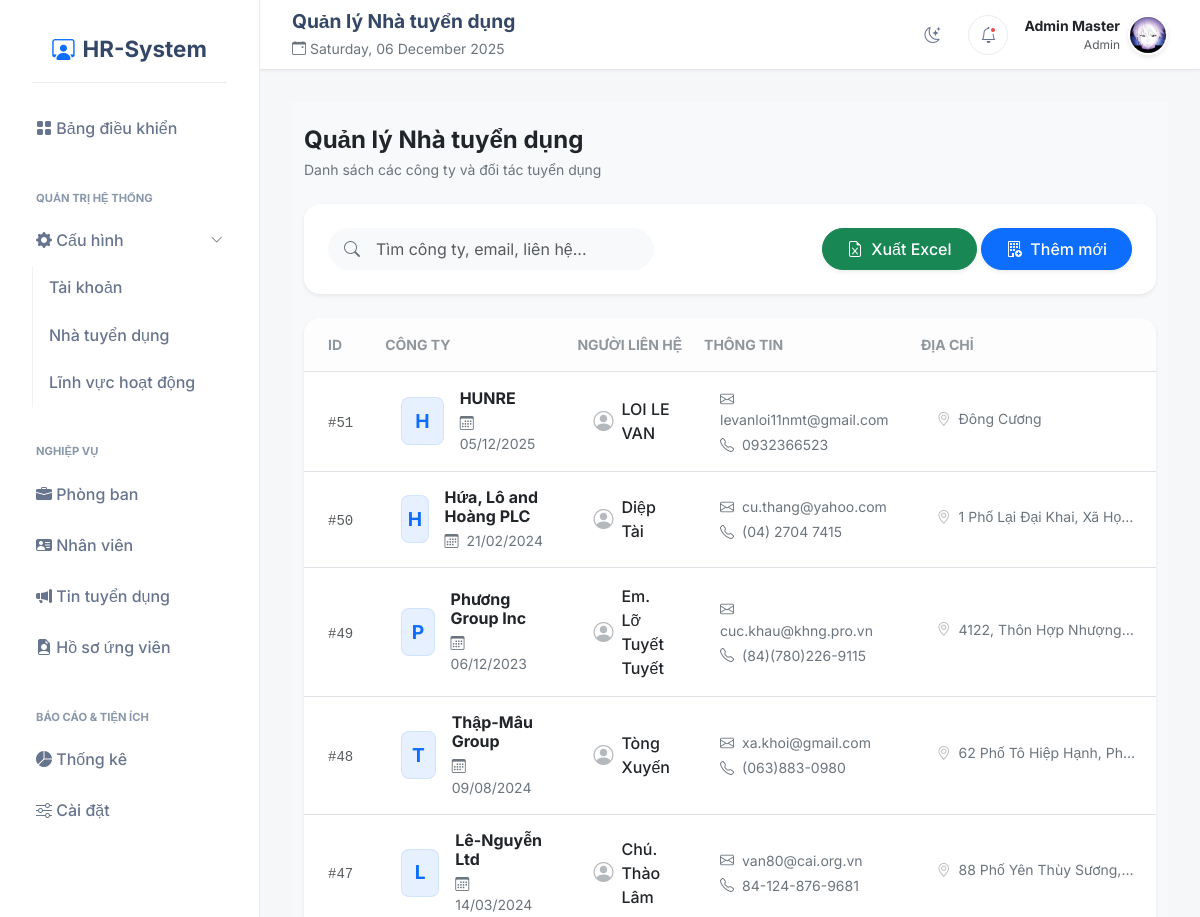
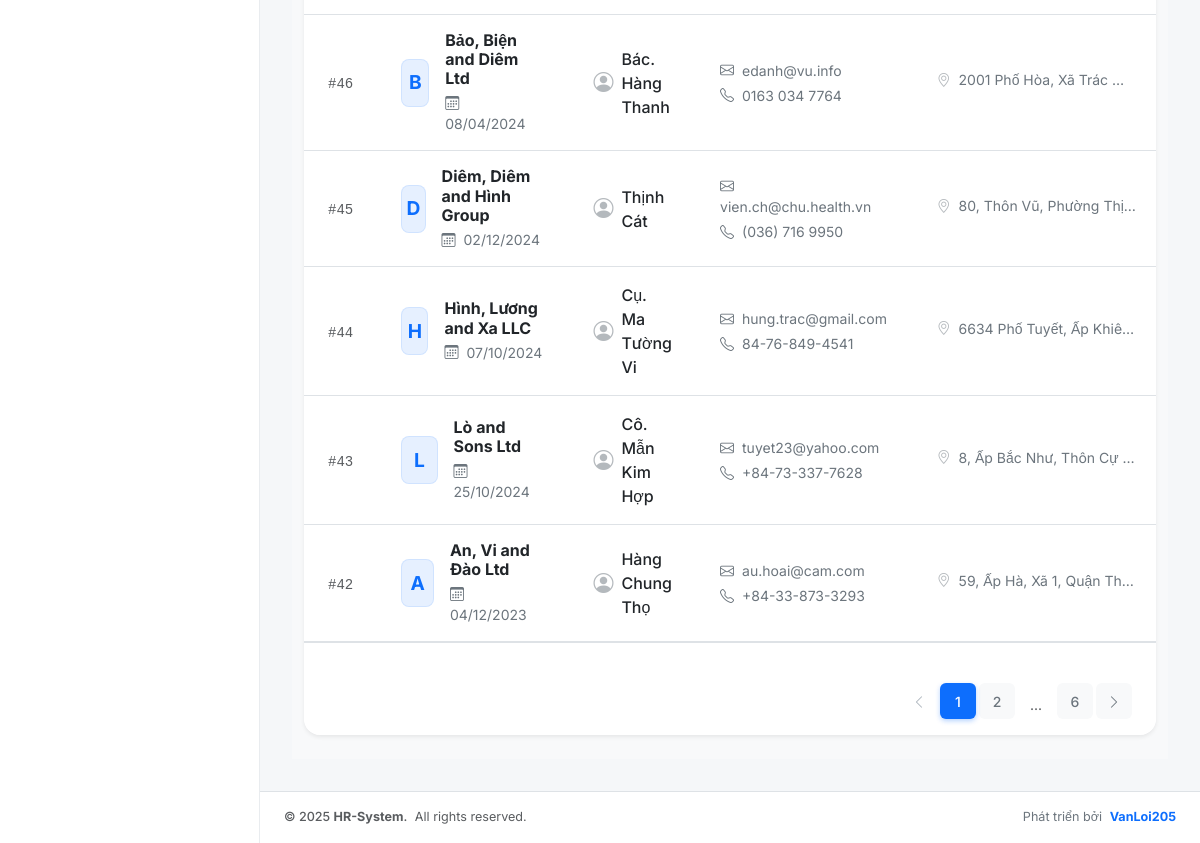
The app's page /public/recruiters (signed in) with its own data (2 pictures, top to bottom).
### tables this page shows
CREATE TABLE `recruiters` (
  `id` int unsigned NOT NULL AUTO_INCREMENT,
  `company_name` varchar(255) NOT NULL,
  `contact_person` varchar(100) DEFAULT NULL,
  `email` varchar(100) DEFAULT NULL,
  `phone` varchar(20) DEFAULT NULL,
  `address` text,
  `created_at` timestamp NOT NULL DEFAULT CURRENT_TIMESTAMP,
  `status` tinyint DEFAULT '1',
  PRIMARY KEY (`id`)
);

### views/recruiters/index.view.php (the view, shortened to what the rows shown need)
<div class="container-fluid py-4 bg-light">
    <div class="row align-items-center mb-4">
        <div class="col-md-6">
            <h4 class="fw-bold text-dark mb-1">Quản lý Nhà tuyển dụng</h4>
            <p class="text-secondary small mb-0">Danh sách các công ty và đối tác tuyển dụng</p>
        </div>
    </div>
    <div class="card border-0 shadow-sm rounded-4 mb-4">
        <div class="card-body p-4">
            <div class="row g-3 align-items-center justify-content-between">
                <div class="col-md-6 col-lg-5">
                    <form action="<?php echo BASE_URL; ?>/recruiters" method="GET" class="position-relative">
                        <i class="bi bi-search position-absolute top-50 start-0 translate-middle-y ms-3 text-secondary"></i>
                        <input type="text"
                               name="keyword"
                               class="form-control form-control-lg ps-5 rounded-pill bg-light border-0 fs-6"
                               placeholder="Tìm công ty, email, liên hệ..."
                               value="<?php echo isset($keyword) ? e($keyword) : '' ?>">
                    </form>
                </div>
                <div class="col-md-6 col-lg-7 text-md-end">
                    <a href="<?php echo BASE_URL; ?>/recruiters/export-excel?keyword=<?php echo e($keyword ?? ''); ?>"
                           class="btn btn-success rounded-pill px-4 py-2 fw-medium shadow-sm">
                            <i class="bi bi-file-earmark-excel me-1"></i> Xuất Excel
                        </a>
                    <a href="<?php echo BASE_URL; ?>/recruiters/create" class="btn btn-primary rounded-pill px-4 py-2 fw-medium shadow-sm">
                        <i class="bi bi-building-add me-1"></i> Thêm mới
                    </a>
                </div>
            </div>
        </div>
    </div>
    <div class="card border-0 shadow-sm rounded-4 overflow-hidden">
        <div class="card-body p-0">
            <div class="table-responsive">
                <table class="table table-hover align-middle mb-0 custom-table">
                    <thead class="bg-light border-bottom">
                        <tr>
                            <th class="ps-4 py-3 text-secondary text-uppercase fw-bold small opacity-75" style="width: 50px;">ID</th>
                            <th class="py-3 text-secondary text-uppercase fw-bold small opacity-75">Công ty</th>
                            <th class="py-3 text-secondary text-uppercase fw-bold small opacity-75">Người liên hệ</th>
                            <th class="py-3 text-secondary text-uppercase fw-bold small opacity-75">Thông tin</th>
                            <th class="py-3 text-secondary text-uppercase fw-bold small opacity-75">Địa chỉ</th>
                        </tr>
                    </thead>
                    <tbody>
                        <?php if (!empty($recruiters)): ?>
                            <?php foreach ($recruiters as $recruiter): ?>
                                <tr>
                                    <td class="ps-4 py-3">
                                        <span class="text-muted small fw-medium font-monospace">#<?php echo e($recruiter['id']); ?></span>
                                    </td>
                                    <td class="py-3">
                                        <div class="d-flex align-items-center">
                                            <?php if (!empty($recruiter['logo']) && file_exists(BASE_PATH . 'public/uploads/logos/' . $recruiter['logo'])): ?>
                                                <img src="<?php echo BASE_URL . '/uploads/logos/' . $recruiter['logo']; ?>"
                                                     class="rounded-3 me-3 border shadow-sm object-fit-contain bg-white"
                                                     width="48" height="48" alt="Logo">
                                            <?php else: ?>
                                                <div class="rounded-3 bg-primary bg-opacity-10 text-primary d-flex align-items-center justify-content-center me-3 fw-bold border border-primary border-opacity-10"
                                                     style="width: 48px; height: 48px; font-size: 1.2rem;">
                                                    <?php echo strtoupper(substr($recruiter['company_name'], 0, 1)); ?>
                                                </div>
                                            <?php endif; ?>
                                            <div>
                                                <h6 class="mb-0 text-dark fw-bold"><?php echo e($recruiter['company_name']); ?></h6>
                                                <span class="text-secondary small d-block mt-1">
                                                    <i class="bi bi-calendar3 me-1"></i>
                                                    <?php echo date('d/m/Y', strtotime($recruiter['created_at'])); ?>
                                                </span>
                                            </div>
                                        </div>
                                    </td>
                                    <td>
                                        <div class="d-flex align-items-center">
                                            <i class="bi bi-person-circle text-secondary me-2 fs-5 opacity-50"></i>
                                            <span class="fw-medium text-dark"><?php echo e($recruiter['contact_person']); ?></span>
                                        </div>
                                    </td>
                                    <td>
                                        <div class="d-flex flex-column gap-1">
                                            <a href="mailto:<?php echo e($recruiter['email']); ?>" class="text-decoration-none text-secondary small hover-primary">
                                                <i class="bi bi-envelope me-2"></i><?php echo e($recruiter['email']); ?>
                                            </a>
                                            <a href="tel:<?php echo e($recruiter['phone']); ?>" class="text-decoration-none text-secondary small hover-primary">
                                                <i class="bi bi-telephone me-2"></i><?php echo e($recruiter['phone']); ?>
                                            </a>
                                        </div>
                                    </td>
                                    <td>
                                        <span class="text-secondary small d-inline-block text-truncate" style="max-width: 200px;" title="<?php echo e($recruiter['address']); ?>">
                                            <i class="bi bi-geo-alt me-1 opacity-50"></i>
                                            <?php echo e($recruiter['address']); ?>
                                        </span>
                                    </td>
                                </tr>
                            <?php endforeach; ?>
                        <?php endif; ?>
                    </tbody>
                </table>
            </div>
            <div class="px-4 py-3 border-top bg-white rounded-bottom-4">
                <?php require BASE_PATH . 'views/partials/pagination.view.php'; ?>
            </div>
        </div>
    </div>
</div>

### src/Core/Router.php (shortened to what the rows shown need)
<?php
class Router
{
    protected array $routes = [];
    public function add(string $method, string $uri, string $controller): void
    {
        $this->routes[] = [
            'method' => $method,
            'uri' => $uri,
            'controller' => $controller,
        ];
    }
    public function dispatch(string $uri, string $method): void
    {
        foreach ($this->routes as $route) {
            if ($route['uri'] === $uri && $route['method'] === strtoupper($method)) {
                list($controller, $action) = explode('@', $route['controller']);
                $controllerInstance = new $controllerClass();
                $controllerInstance->{$action}();
                return;
            }
        }
        throw new RouteNotFoundException("No route found for URI: $uri");
    }
}

### records on screen
recruiters: id "51", company_name "H", company_name "HUNRE", created_at "05/12/2025", contact_person "LOI LE VAN", email "levanloi11nmt@gmail.com", phone "0932366523", address "Đông Cương"
recruiters: id "50", company_name "H", company_name "Hứa, Lô and Hoàng PLC", created_at "21/02/2024", contact_person "Diệp Tài", email "cu.thang@yahoo.com", phone "(04) 2704 7415", address "1 Phố Lại Đại Khai, Xã Họ…"
recruiters: id "49", company_name "P", company_name "Phương Group Inc", created_at "06/12/2023", contact_person "Em. Lỡ Tuyết Tuyết", email "cuc.khau@khng.pro.vn", phone "(84)(780)226-9115", address "4122, Thôn Hợp Nhượng…"
recruiters: id "48", company_name "T", company_name "Thập-Mâu Group", created_at "09/08/2024", contact_person "Tòng Xuyến", email "xa.khoi@gmail.com", phone "(063)883-0980", address "62 Phố Tô Hiệp Hạnh, Ph…"
recruiters: id "47", company_name "L", company_name "Lê-Nguyễn Ltd", created_at "14/03/2024", contact_person "Chú. Thào Lâm", email "van80@cai.org.vn", phone "84-124-876-9681", address "88 Phố Yên Thùy Sương,…"
recruiters: id "46", company_name "B", company_name "Bảo, Biện and Diêm Ltd", created_at "08/04/2024", contact_person "Bác. Hàng Thanh", email "edanh@vu.info", phone "0163 034 7764", address "2001 Phố Hòa, Xã Trác…"
recruiters: id "45", company_name "D", company_name "Diêm, Diêm and Hình Group", created_at "02/12/2024", contact_person "Thịnh Cát", email "vien.ch@chu.health.vn", phone "(036) 716 9950", address "80, Thôn Vũ, Phường Thị…"
recruiters: id "44", company_name "H", company_name "Hình, Lương and Xa LLC", created_at "07/10/2024", contact_person "Cụ. Ma Tường Vi", email "hung.trac@gmail.com", phone "84-76-849-4541", address "6634 Phố Tuyết, Ấp Khiê…"
recruiters: id "43", company_name "L", company_name "Lò and Sons Ltd", created_at "25/10/2024", contact_person "Cô. Mẫn Kim Hợp", email "tuyet23@yahoo.com", phone "+84-73-337-7628", address "8, Ấp Bắc Như, Thôn Cự…"
recruiters: id "42", company_name "A", company_name "An, Vi and Đào Ltd", created_at "04/12/2023", contact_person "Hàng Chung Thọ", email "au.hoai@cam.com", phone "+84-33-873-3293", address "59, Ấp Hà, Xã 1, Quận Th…"
